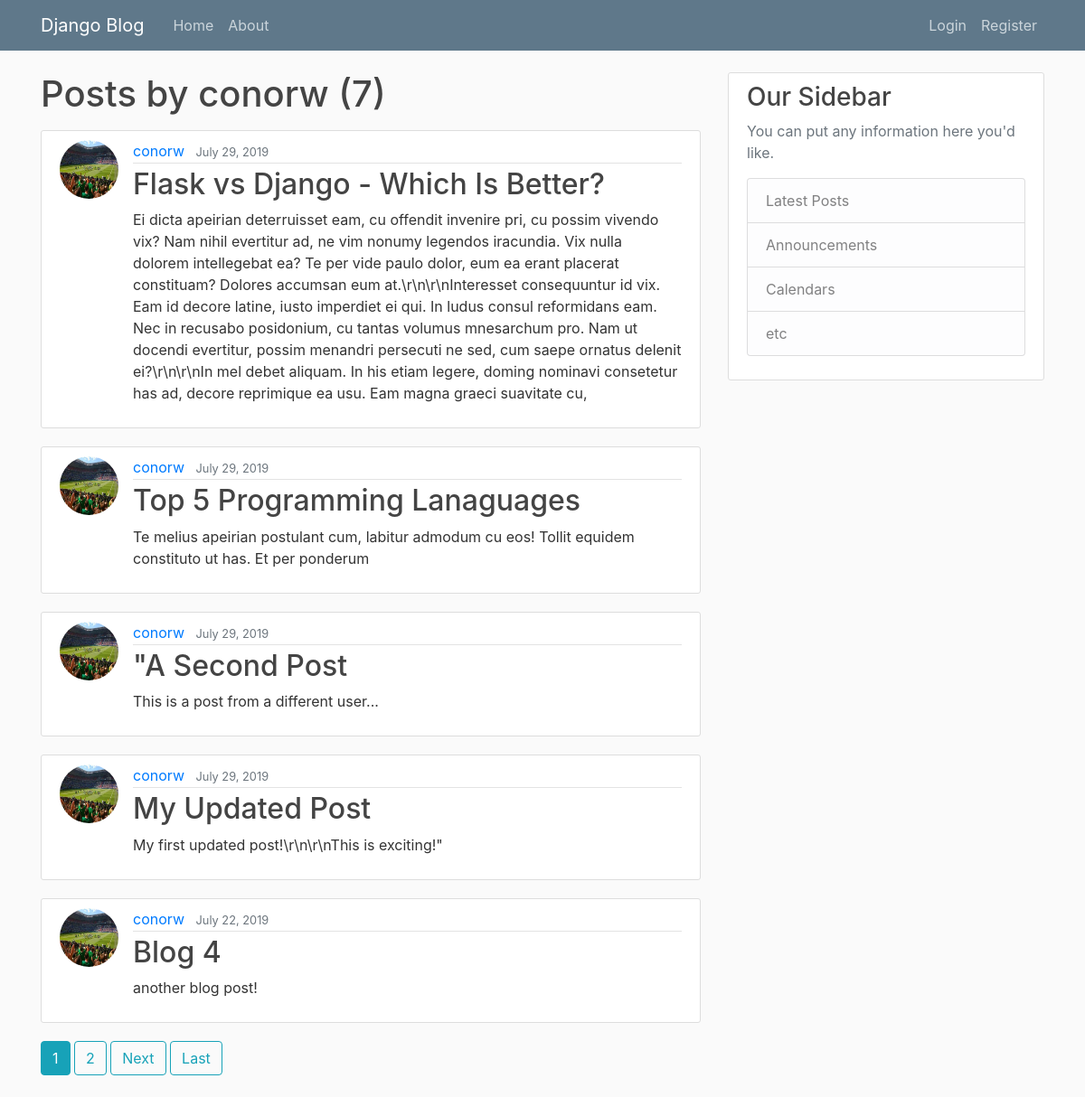
Before: /user/conorw with the older database file.
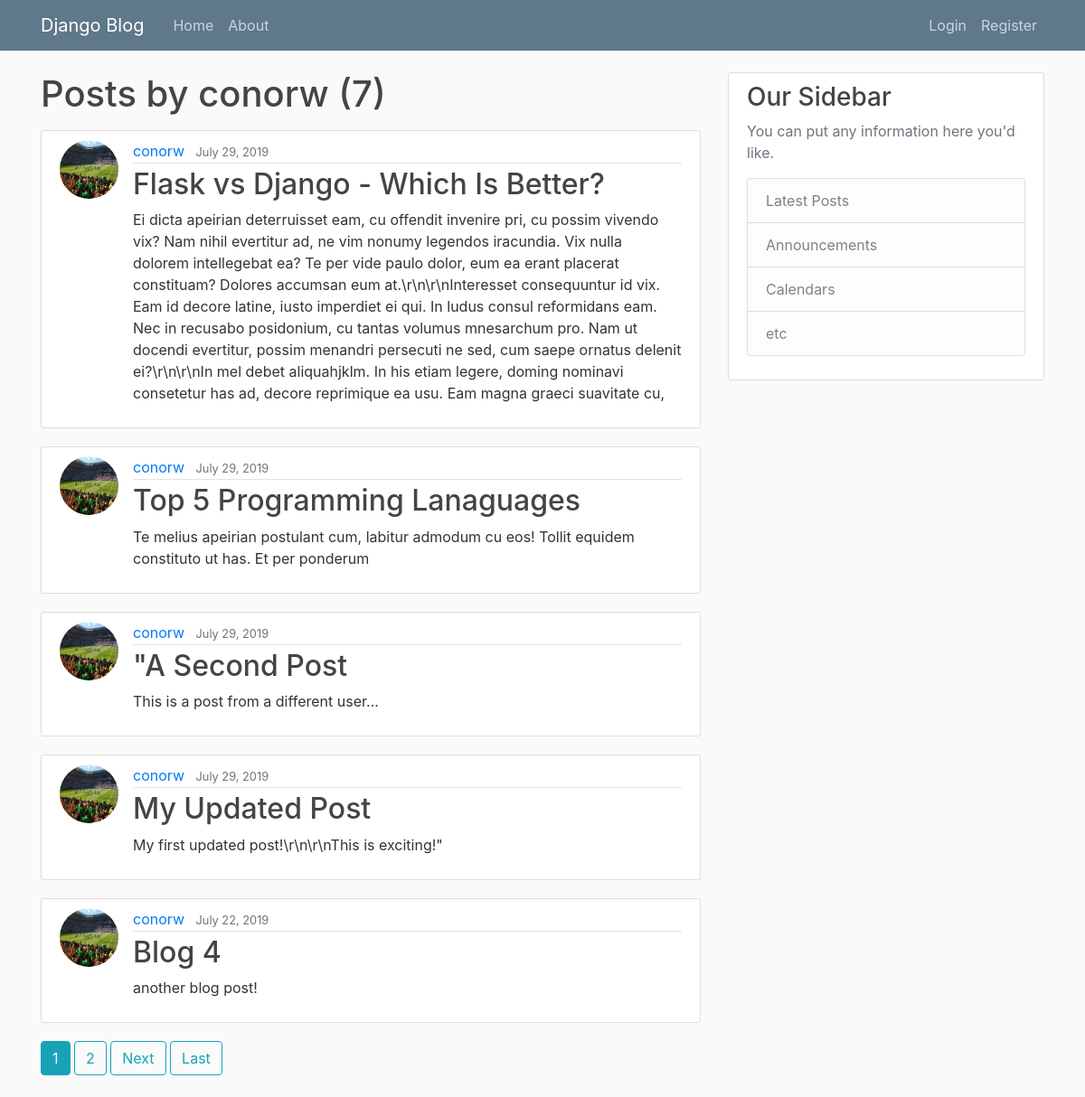
After: the same page with the newer database file.
### blog/models.py (models this page shows, shortened)
class Post(models.Model):
    title = models.CharField(max_length = 100)
    content = models.TextField()
    date_posted = models.DateTimeField(default=timezone.now)
    author = models.ForeignKey(User, on_delete=models.CASCADE)

### users/models.py (models this page shows, shortened)
class Profile(models.Model):
    user = models.OneToOneField(User, on_delete = models.CASCADE)
    image = models.ImageField(default = 'default.jpg', upload_to = 'profile_pics')

### blog/views.py (the view)
# urls.py: path('user/<str:username>', UserPostListView.as_view(), name='user-posts'),
class UserPostListView(ListView):
    model = Post
    template_name = 'blog/user_posts.html'
    context_object_name = 'posts'
    paginate_by = 5
    def get_queryset(self):
        user = get_object_or_404(User, username = self.kwargs.get('username'))
        return Post.objects.filter(author=user).order_by('-date_posted')

### blog/templates/blog/user_posts.html (shortened to what this page needs)
{% extends 'blog/base.html' %}
{% block content %}
    <h1 class="mb-3">Posts by {{ view.kwargs.username }} ({{ page_obj.paginator.count }})</h1>
{% for post in posts %}
    <article class="media content-section">
        <img class="rounded-circle article-img" src="{{ post.author.profile.image.url }}" alt="Profile image">
        <div class="media-body">
            <div class="article-metadata">
                <a class="mr-2" href="{% url 'user-posts' post.author.username %}">{{ post.author }}</a>
                <small class="text-muted">{{ post.date_posted|date:"F j, Y" }}</small>
            </div>
            <h2><a class="article-title" href="{% url 'post-detail' post.id %}">{{ post.title }}</a></h2>
            <p class="article-content">{{ post.content }}</p>
        </div>
    </article>
{% endfor %}
{% if is_paginated %}
    {% for num in page_obj.paginator.page_range %}
        {% if page_obj.number == num %}
            <a class="btn btn-info mb-4" href="?page={{ num }}">{{ num }}</a>
        {% elif num > page_obj.number|add:'-3' and num < page_obj.number|add:'3' %}
            <a class="btn btn-outline-info mb-4" href="?page={{ num }}">{{ num }}</a>
        {% endif %}
    {% endfor %}
    {% if page_obj.has_next %}
        <a class="btn btn-outline-info mb-4" href="?page={{ page_obj.next_page_number }}">Next</a>
        <a class="btn btn-outline-info mb-4" href="?page={{ page_obj.paginator.num_pages }}">Last</a>
    {% endif %}
{% endif %}
{% endblock content %}

Changed rows visible on the page:
changed Post "Flask vs Django - Which Is Better?": content "…delenit ei?\\r\\n\\r\\nIn mel debet aliquam. In his etiam legere,…" → "…delenit ei?\\r\\n\\r\\nIn mel debet aliquahjklm. In his etiam legere,…"
